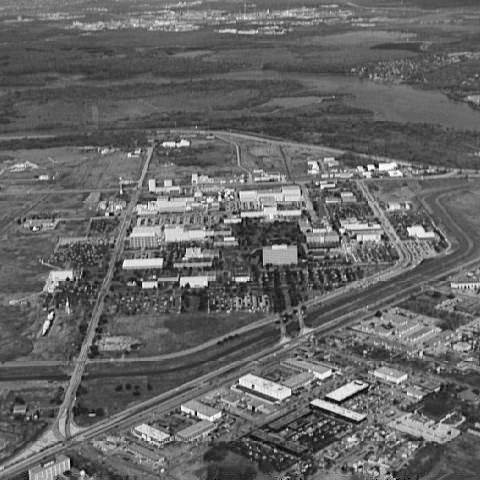
%> input picture S4-Restauration/turbulence1.jpg, 480 x 480 px
$ octave practica62.m   (GNU Octave 9; MATLAB toolbox functions it lacks are replaced by stand-ins)
%> lines starting %> are read from the running program, lines starting %| are printed output that depends on the picture
clear all
close all
clc

f=imread('turbulence1.jpg');
%> f is the input picture: size 480x480 uint8; min 0, max 254, mean 101.2
f=im2double(f);
%> f: size 480x480 double
imshow(f);

H=fspecial('motion', 100, 0);%agregamos ruido de movimiento
%el numero define el angulo del ruido, siendo 0 horizontal, 90 vertical
g=imfilter(f, H, 'circular');
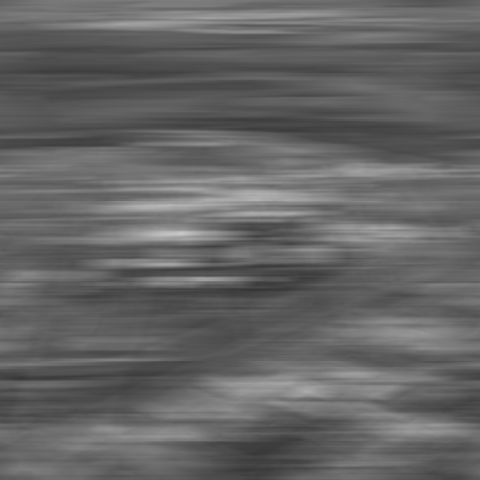
%> g: size 480x480 double; min 0.209, max 0.788, mean 0.397
%figure, imshow(g);  %imagen con ruido
% caso1:H=1
% g=f+n
% caso 2: H !=0
% 2.1 n=0   g=fh
% 2.2  n!=0   g=fh + n  ?

%> (the run ends here)
